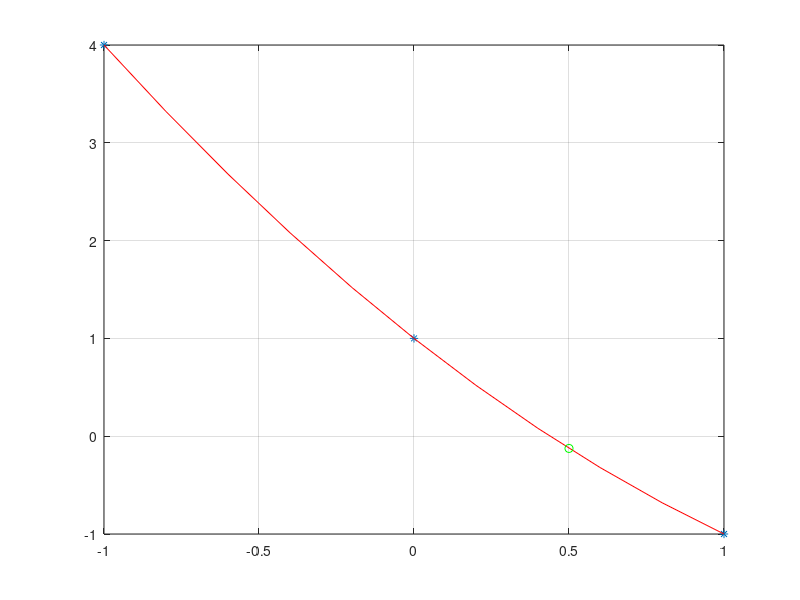

Reproduce this figure in MATLAB.
function sistema
clear
clc
x = [-1 0 1];
y = [4; 1; -1];
n=length(x);
grau = n-1;

for i = 1:n
  for j = 1:n
    V(i,j) = x(i)^(j-1);
  end
end
a = V\y
xx = 0.5;
px=avalia(xx, n, a);

x1 = [x(1):0.2:x(n)];
n1 = length(x1);
for j=1:n1
  p(j)=avalia(x1(j), n, a);
end
p

plot(x,y, '*')
grid
hold on
plot(x1, p, 'r')
hold on
plot(xx, px, 'go')
end

function p=avalia(xx, n, a)
p = 0;
for i=1:n
  p = p + a(i)*xx^(i-1);
end
p
end
